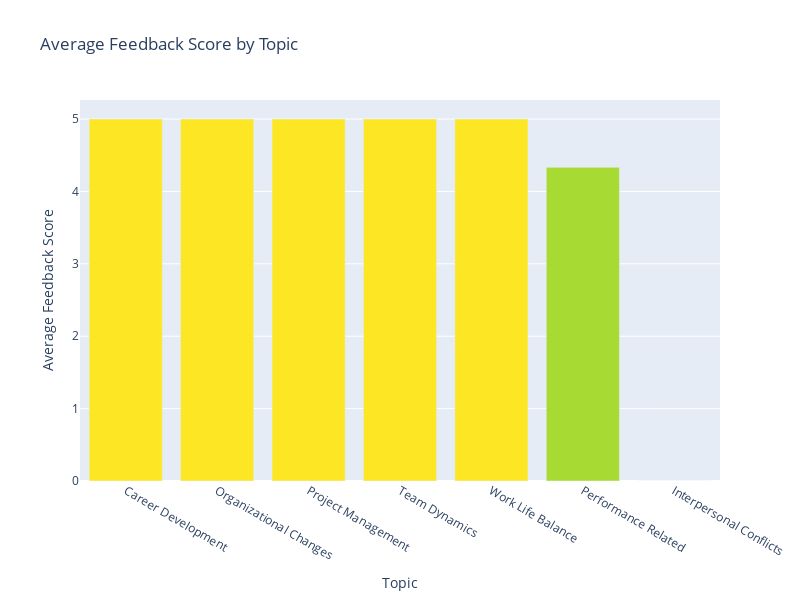

Here is the notebook cell this chart was saved with:
### Code cell
# Calculate mean feedback score for each main_topic and sort
topic_feedback = merged_df.groupby("main_topic")["overall_feedback"].mean().sort_values(ascending=False)
topic_feedback = topic_feedback.fillna(0)

# Create a vertical bar chart with plotly
fig = px.bar(
    y=topic_feedback.values,
    x=topic_feedback.index,
    labels={"y": "Average Feedback Score", "x": "Topic"},
    title="Average Feedback Score by Topic",
    color=topic_feedback.values,
    color_continuous_scale="Viridis",
)

# Update layout for better readability
fig.update_layout(height=600, width=800, xaxis={"categoryorder": "total descending"}, coloraxis_showscale=False)

fig.show()

### Figure 1 — Plotly figure (JSON) as saved in the notebook; plotly's stock layout.template omitted (floating-point values rounded to 4 significant figures)
{"data": [{"hovertemplate": "Topic=%{x}<br>Average Feedback Score=%{y}<br>color=%{marker.color}<extra></extra>", "legendgroup": "", "marker": {"color": [5.0, 5.0, 5.0, 5.0, 5.0, 4.333, 0.0], "coloraxis": "coloraxis", "pattern": {"shape": ""}}, "name": "", "orientation": "v", "showlegend": false, "textposition": "auto", "type": "bar", "x": ["Career Development", "Organizational Changes", "Project Management", "Team Dynamics", "Work Life Balance", "Performance Related", "Interpersonal Conflicts"], "xaxis": "x", "y": [5.0, 5.0, 5.0, 5.0, 5.0, 4.333, 0.0], "yaxis": "y"}], "layout": {"barmode": "relative", "coloraxis": {"colorbar": {"title": {"text": "color"}}, "colorscale": [[0, "#440154"], [0.1111, "#482878"], [0.2222, "#3e4989"], [0.3333, "#31688e"], [0.4444, "#26828e"], [0.5556, "#1f9e89"], [0.6667, "#35b779"], [0.7778, "#6ece58"], [0.8889, "#b5de2b"], [1, "#fde725"]], "showscale": false}, "height": 600, "legend": {"tracegroupgap": 0}, "title": {"text": "Average Feedback Score by Topic"}, "width": 800, "xaxis": {"anchor": "y", "categoryorder": "total descending", "domain": [0, 1], "title": {"text": "Topic"}}, "yaxis": {"anchor": "x", "domain": [0, 1], "title": {"text": "Average Feedback Score"}}}}
